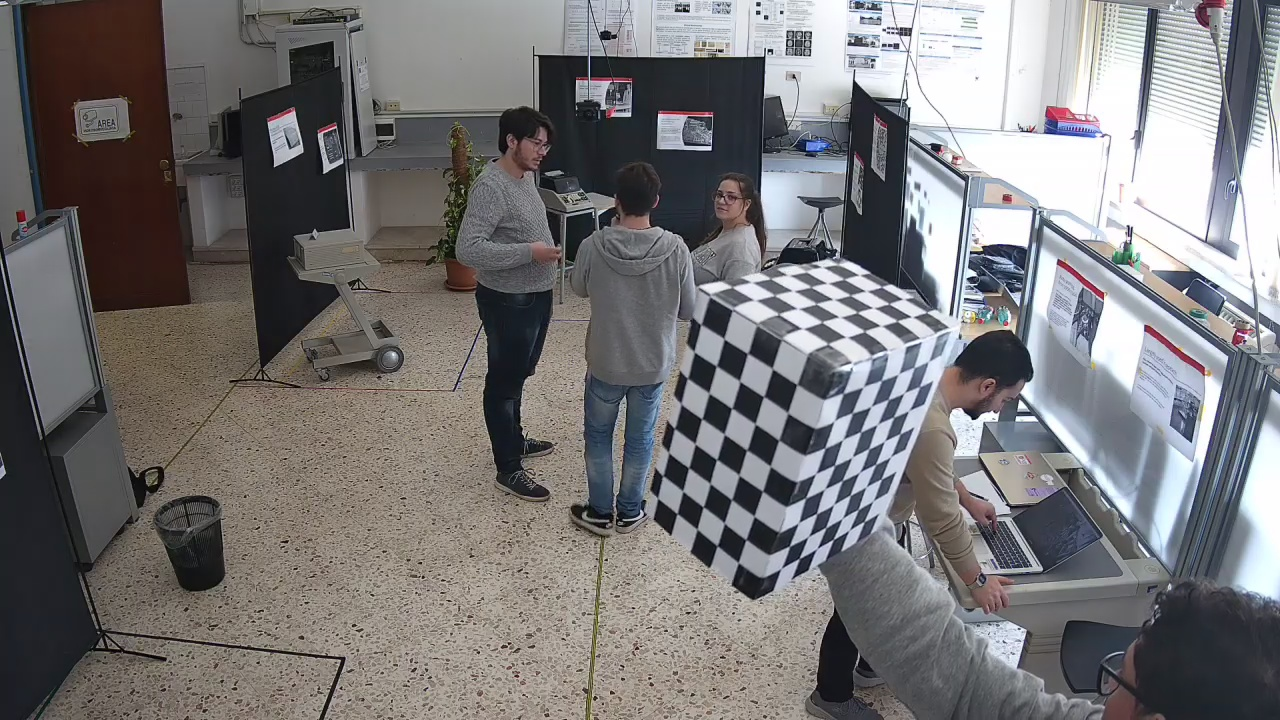
#> input picture dltcalib/imgs/cubotest.jpeg, 1280 x 720 px
$ jupyter execute calibDLT.ipynb
#> lines starting #> are read from the running program, lines starting #| are printed output that depends on the picture; long printed decimals are rounded
ASSIGNMENT 1: CAMERA CALIBRATION

Nel seguente notebook è stato implementato il codice necessario per la calibrazione di una camera tramite Direct Linear Transformation, ottenendo la matrice dei paramentri intrinseci(dipendenti da tipo e modello della camera, come lunghezza focale e aspect ratio dell'immagine), i parametri estrinseci(matrice di rotazione e vettore di traslazione che identificano la posa della camera nell'ambiente) e la matrice della camera P, necessaria per proiettare i punti tridimensionali del mondo in punti 2D nel piano immagine.
La matrice P verrà usata per proiettare sull'immagine del laboratorio tutti i punti appartenenti al pavimento(aventi coordinata Z=0); inoltre, al fine di misurare e quantificare la stima dei parametri ottenuti, verranno calcolati lo scarto quadratico medio e la deviazione standard della proiezione dei punti tramite la K-fold cross validation confrontando gli output dell'algoritmo implementato con quelli del metodo calibrateCamera contenuto nella libreria OpenCV2

Per l'implementazione del codice sono state utilizzate le slide del corso e le seguenti documentazioni:

numpy --> https://numpy.org/doc/1.24/reference/index.html#reference

scipy --> https://docs.scipy.org/doc/scipy/reference/index.html#scipy-api

opencv --> https://docs.opencv.org/4.x/index.html

Definiamo inizialmente la corrispondenza di ogni punto tra le sue coordinate 3D e quelle 2D.
Le coordinate 3D vengono prese rispetto al sistema di riferimento dell'immagine di calibrazione(il pattern a scacchiera nel nostro caso), mentre le coordinate 2D saranno i pixel corrispondenti.
Nello specifico la matrice objp conterrà le coordinate nello spazio(ogni riga identifica un punto con 3 coordinate), la matrice imgp conterrà le posizioni dei pixel(ogni riga identifica un pixel)

[cell 1]
import numpy as np
import scipy as sp
import cv2

'''
def define_Points()

Output
------
objp: Matrice 24X3 in cui ogni riga identifica un punto tramite le sue coordinate tridimensionali nel mondo
imgp: Matrice 24X2 in cui ogni riga identifica un punto tramite le coordinate del pixel corrispondente nel piano immagine

Tra objp e igmp c'è una corrispondenza 1 a 1, dove l'n-esima riga di objp e igmp identificano lo stesso punto in due sistemi di riferimento diversi
------
'''
def define_Points():
    nPunti = 24

    #Punti 3D
    objp = np.zeros((nPunti,3), np.float32)

    objp[1,:] =[7, 0, 0]
    objp[2,:] =[7, 0, 9]
    objp[3,:] =[0, 4, 5]
    objp[4,:] =[0, 3, 8]
    objp[5,:] =[4, 4, 9]

    #first face
    objp[1,:] =[7, 0, 0]
    objp[2,:] =[7, 0, 9]
    objp[3,:] =[0, 0, 7]
    objp[4,:] =[3, 0, 4]

    #second face
    objp[5,:] =[0, 5, 0]
    objp[6,:] =[0, 5, 7]
    objp[7,:] =[0, 0, 9]

    #top face
    objp[8,:] =[7, 5, 9]
    objp[9,:] =[4, 4, 9]

    #additional points
    objp[10,:] =[7, 0, 3]
    objp[11,:] =[0, 3, 7]
    objp[12,:] =[0, 5, 3]
    objp[13,:] =[7, 2, 9]

    objp[14,:] =[0, 5, 9]
    objp[15,:] =[1, 1, 9]
    objp[16,:] =[4, 3, 9]
    objp[17,:] =[5, 0, 5]
    objp[18,:] =[1, 0, 6]
    objp[19,:] =[4, 0, 8]
    objp[20,:] =[0, 2, 6]
    objp[21,:] =[0, 4, 1]
    objp[22,:] =[0, 4, 5]
    objp[23,:] =[0, 3, 8]

    #Punti 2D
    imgp = np.zeros((nPunti,2), np.float32)

    imgp[0,:] = [753, 599]
    imgp[1,:] = [870, 533]
    imgp[2,:] = [950, 329]
    imgp[3,:] = [702, 419]
    imgp[4,:] = [748, 353]
    imgp[5,:] = [811, 287]

    #first face
    imgp[0,:] = [753, 599]
    imgp[1,:] = [870, 533]
    imgp[2,:] = [950, 329]
    imgp[3,:] = [815, 429]
    imgp[4,:] = [842, 481]

    #second face
    imgp[5,:] = [654, 519]
    imgp[6,:] = [695, 352]
    imgp[7,:] = [833, 369]

    #top face
    imgp[8,:] = [838, 265]
    imgp[9,:] = [811, 287]

    #additional points
    imgp[10,:] = [895, 471]
    imgp[11,:] = [740, 381]
    imgp[12,:] = [669, 453]
    imgp[13,:] = [903, 299]

    imgp[14,:] = [710, 295]
    imgp[15,:] = [828, 344]
    imgp[16,:] = [834, 299]
    imgp[17,:] = [885, 441]
    imgp[18,:] = [825, 448]
    imgp[19,:] = [898, 374]
    imgp[20,:] = [755, 424]
    imgp[21,:] = [677, 514]
    imgp[22,:] = [702, 419]
    imgp[23,:] = [748, 353]

    return objp, imgp

Stampiamo i punti scelti sull'immagine

[cell 2]
def show_points(imgp):
    # Let's show the selected points
    img = cv2.imread("imgs/cubotest.jpeg")
    img_to_show = img.copy()
    for p in imgp:
        img_to_show = cv2.circle(img_to_show, p.astype(np.int32), 3, (255, 0, 0))

    cv2.imshow("img", img_to_show)
    cv2.waitKey(0)
    cv2.destroyAllWindows()

img = cv2.imread("imgs/cubotest.jpeg")
#> img is the input picture: shape (720, 1280, 3); mean B, G, R 119.1, 118.2, 120
objp, imgp = define_Points()
show_points(imgp)

Implementazione del metodo calibKRtp, che presi in input i punti 2D e 3D, restituisce le matrici dei parametri intrinseci ed estrinseci tramite la Direct Linear Transformation(DLT).

La calibrazione della camera tramite DLT viene effettuata con i seguenti passi:

1)Corrispondenza tra i punti 2D e 3D tramite matrice P:

Per ogni punto, la coppia di coordinate 2D-3D è legata dalla seguente equazione:

Possiamo scomporre questa equazione nel prodotto scalare tra un vettore di termini noti e un vettore di incognite, e ricomporre il sistema:


2)Calcolo della matrice P:

Dal sistema precedente, possiamo trovare il vettore p imponendo Ap=0 vincolando ||p||=1. Ciò equivale a imporre che p sia nell'intorno di raggio 1 di una ipersfera centrata in 0, ottenendo $A^TAp - \lambda p^Tp=0$.

Questo problema può essere risolto trovando gli autovalori di $A^TA$ tramite la decomposizione SVD, in particolare l'autovettore corrispondente all'autovalore minore sarà l'ultima colonna di $V^T$.

Una volta trovato l'autovettore lo trasformo in una matrice 3x4:

3)Applicazione della fattorizzazione RQ alla matrice P per trovare K=R e R=Q:

Posso vedere p come il seguente prodotto tra matrici:

In cui la matrice K è una triangolare superiore ed R è ortogonale; entrambe le matrici possono essere trovate tramite la fattorizzazione RQ(dove K=R ed R=Q)

4)Calcolo del vettore t:

Una volta ottenuta K, $t=K^{-1}*[p_{1,4},p_{2,4},p_{3,4}]^T$ dalla seguente uguaglianza:

Inoltre ai fini dell'assignment non si è tenuto conto di nessun tipo di distorsione radiale o tangenziale

[cell 3]
'''
def calibKRtp(imgp, objp)

Input
--------
imgp, objp: Matrici in cui ogni riga indica un punto rispettivamente con le sue coordinate nel piano imagine e nel mondo
--------

Output
--------
K: Matrice dei parametri intrinseci
R: Matrice di rotazione
t: Vettore di traslazione
p: Matrice camera
--------
'''

def calibKRtp(imgp, objp):

    A=np.zeros((2*imgp.shape[0], 12))

    #Creazione della matrice A, vista come il prodotto scalare tra il vettore dei termini noti(punti 2d e 3d) e il vettore delle incognite.
    #Ogni punto è rappresentato da 2 equazioni
    for i in range(imgp.shape[0]):
        xp, yp=imgp[i,:]
        X, Y, Z = objp[i,:]
        A[2*i,:]=[0,0,0,0,X,Y,Z,1,-yp*X,-yp*Y,-yp*Z,-yp]
        A[(2*i)+1,:]=[X,Y,Z,1,0,0,0,0,-xp*X,-xp*Y,-xp*Z,-xp]

    #Per risolvere il Constrained Least Square Problem si applica la SVD alla matrice A
    #Nello specifico l'autovettore associato all'autovalore minore sarà l'ultima colonna della trasposta della matrice v
    _, _, v = np.linalg.svd(A)
    praw=v[-1,:]/v[-1,-1]

    #Trasformazione del vettore p in matrice, si possono ottenere la sottomarice 3x3 e l'ultima colonna, necessari per calcolare i parametri intrinseci ed estrinseci,
    #tramite l'operazione di slicing sulla matrice p originaria
    idx=0
    p=np.reshape(praw,(3,4))
    #p=p/p[2,3]
    p13=p[:,:3]
    p4=p[:,-1]

    #Applicazione della fatorizzazione RQ alla sottomatrice 3x3 di p, con conseguente normalizzazione della matrice K in modo che K[3][3]=1
    #Il vettore t sarà ottenuto da K^1*p4.T
    K,R=sp.linalg.rq(p13)
    t=np.matmul(np.linalg.inv(K),p4.T)
    K=K/K[-1,-1]

    return K, R, t, p

K, R, t, p = calibKRtp(imgp, objp)
print("Matrice K(parametri intrinseci)")
print(K)
print()
print("Matrice R")
print(R)
print()
print("Vettore t")
print(t)

Per valutare la bontà della stima della matrice K ottenuta tramite l'implementazione della calibrazione DLT, verranno mostrate le differenze assolute tra la matrice K ottenuta dalla nostra implementazione e la K ottenuta tramite il metodo cv2.calibrateCamera rispettivamente con 6, 12 e 24 punti di calibrazione sull'immagine di test.
Come parametro di distorsione non viene passato nulla.

Di seguito il calcolo della matrice K tramite il metodo di OpenCV e a seguire le differenze assolute:

[cell 4]
#Fornisco una stima di K al metodo calibrateCamera
Kcv = np.zeros((3,3))
Kcv[0,0]=500
Kcv[1,1]=500
Kcv[2,2]=1
Kcv[0,2]=img.shape[0]/2
Kcv[1,2]=img.shape[1]/2

_, Kcv, _, _, _ = cv2.calibrateCamera([objp], [imgp], img.shape[0:2], Kcv, None, flags=cv2.CALIB_USE_INTRINSIC_GUESS|cv2.CALIB_FIX_S1_S2_S3_S4| cv2.CALIB_ZERO_TANGENT_DIST| cv2.CALIB_FIX_K2 | cv2.CALIB_FIX_K3 )

print(np.abs(K-Kcv))
#| [[ 83.982    4.579 365.211]
#|  [  0.          80.211 164.184]
#|  [  0.           0.           0.        ]]

Vengono definite le funzioni projection e draw_cube_points, che sfruttano il metodo di OpenCV2 projectPoints per ottenere i corrispettivi punti nel piano immagine a partire dalle coordinate nel mondo e dai parametri intrinseci ed estrinseci

[cell 5]
'''
def projection(objp, R, t, K)

Input
-------
objp: Matrice in cui ogni riga contine le coordinate nel mondo di un punto
R: Matrice di rotazione
t: Vettore di traslazione
K: Matrice dei parametri intrinseci
-------

Output
-------
imgpoints: Matrice che contiene le coordinate dei punti nel piano immagine
-------
'''

def projection(objp, R, t, K):
    imgpoints, _ = cv2.projectPoints(objp, R, t, K, np.zeros(5))
    imgpoints = np.squeeze(imgpoints)
    return imgpoints


'''
def draw_cube_points(K_, R_, t_)

Input
-------
K: Matrice dei parametri intrinseci
R: Matrice di rotazione
t: Vettore di traslazione
-------

'''
def draw_cube_points(K_, R_, t_):
    #Creazione di una griglia che rappresenta tutti i punti apartenenti al pattern a scacchiera
    points = []
    for x in range(8):
        for z in range(9):
            points.append([x, 0, z])

    for y in range(6):
        for z in range(10):
            points.append([0, y, z])

    for x in range(8):
        for y in range(6):
            points.append([x, y, 9])

    points = np.asarray(points).astype(np.float32)
    projected_points = projection(points, R_, t_, K_).astype(np.int32)
#> projected_points = 180 pairs, first value 653 to 954, second value 264 to 600
    img=cv2.imread("imgs/cubotest.jpeg")
    img_to_show_res = img.copy()

    #Stampa dei punti sull'immagine
    for p in projected_points:
        img_to_show_res = cv2.circle(img_to_show_res, p, 3, (255, 0, 0) )
#> this loop made 180 passes
#> p on passes 1 to 3: [754, 600], [762, 578], [770, 556]
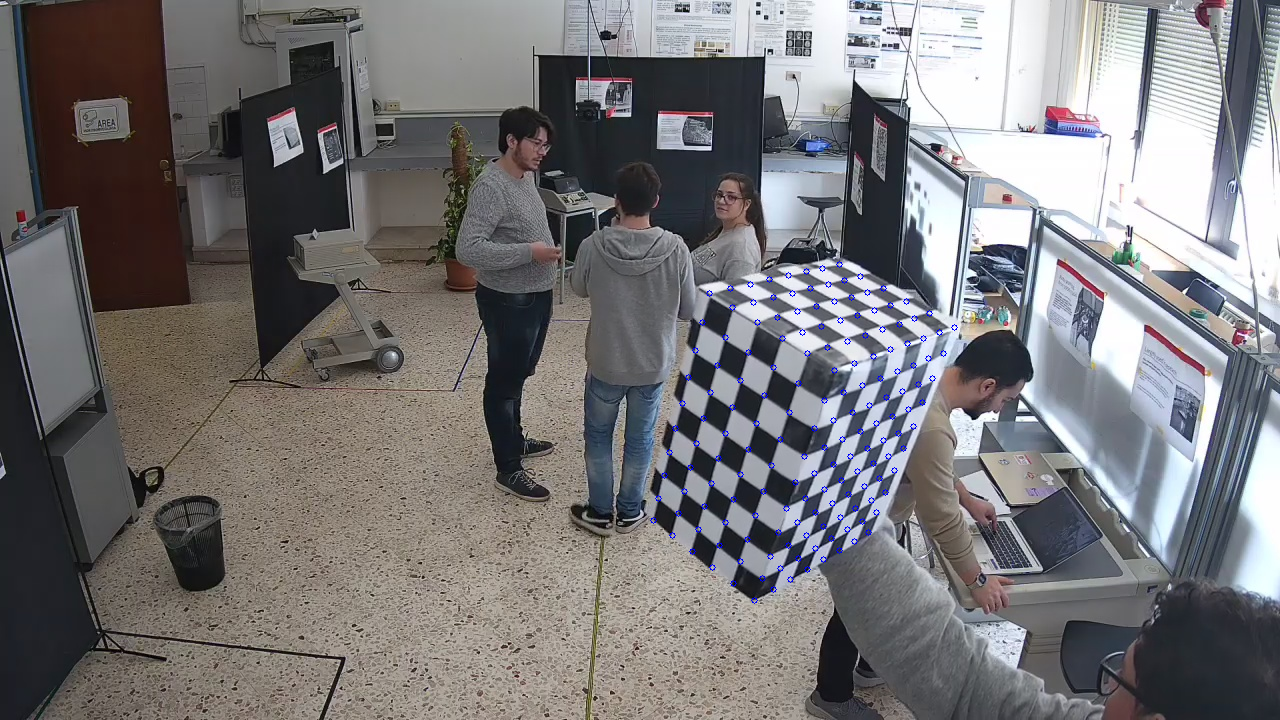
#> img_to_show_res: shape (720, 1280, 3); mean B, G, R 119.4, 117.8, 119.6

    cv2.imshow("result", img_to_show_res)
    cv2.waitKey(0)
    cv2.destroyAllWindows()

imgpoints = projection(objp, R, t, K)

#MSE tra i punti misurati e quelli ottenuti tramite il metodo projection
mean_error = (cv2.norm(imgp, imgpoints, normType=cv2.NORM_L2)**2)/len(imgpoints)
print( "total error: {}".format(mean_error) )

draw_cube_points(K, R, t)

Creazione dei due array che conterranno i punti presi nel sistema dell'immagine di riferimento e la loro corrispondenza in pixel

[cell 6]
'''
def createWorldPoints()

Output
------
objp: Matrice 24X3 in cui ogni riga identifica un punto tramite le sue coordinate tridimensionali nel mondo
imgp: Matrice 24X2 in cui ogni riga identifica un punto tramite le coordinate del pixel corrispondente nel piano immagine
------
'''

def createWorldPoints():
    #n_corners = 13
    n_corners = 12

    #3D points
    objp = np.zeros((n_corners,3), np.float32)

    #objp contiene i punti presi nel sistema di riferimento del laboratorio
    #Punti a terra
    objp[1,:] = [0, 265, 0]
    objp[2,:] = [-94, 115, 0]
    objp[3,:] = [65, 60, 0]
    objp[4,:] = [0, 238, 0]
    objp[5,:] = [140, -72, 0]
    objp[6,:] = [-96, -132, 0]

    #Punti nello spazio
    objp[7, :] = [-135, 145, 70]
    objp[8, :] = [0, 320, 66]
    objp[9,:] = [65, 65, 80]
    objp[10,:] = [-43, 348, 128]
    objp[11,:] = [0, 348, 128]

    #2D points
    imgp = np.zeros((n_corners,2), np.float32)

    #imgp contiene le coordinate dei pixel dei punti
    imgp[0,:] = [604, 495]
    imgp[1,:] = [624, 306]
    imgp[2,:] = [453, 390]
    imgp[3,:] = [729, 438]
    imgp[4,:] = [622, 321]
    imgp[5,:] = [839, 584]
    imgp[6,:] = [345, 658]

    #Punti nello spazio
    imgp[7,:] = [381, 264]
    imgp[8,:] = [626, 202]
    imgp[9,:] = [737, 297]
    imgp[10,:] = [575, 116]
    imgp[11,:] = [630, 116]

    return objp, imgp

objS, imgS=createWorldPoints()

Calcolo della Camera Matrix p e stampa dei punti di calibrazione presi sull'immagine del laboratorio

[cell 7]
KS, RS, tS, pS = calibKRtp(imgS, objS)
print("Camera matrix p:")
print(pS)
img2 = cv2.imread("imgs/stanzavuota.jpeg")
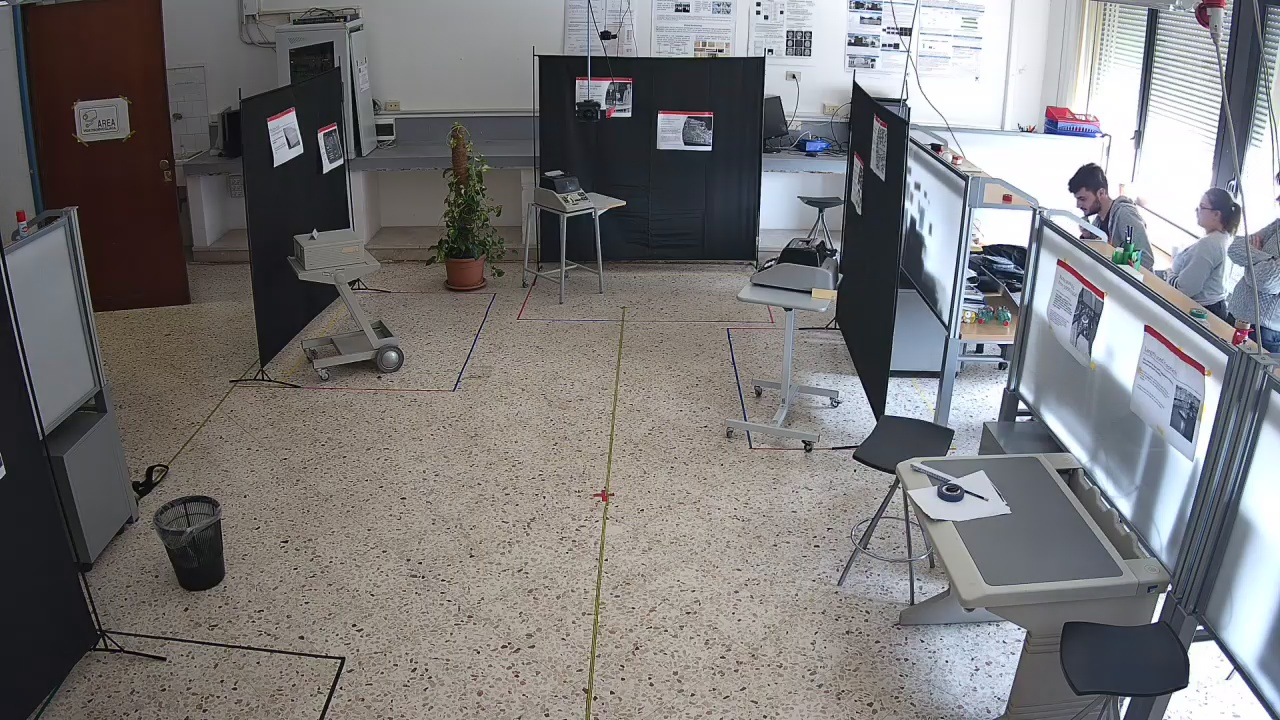
#> input picture dltcalib/imgs/stanzavuota.jpeg, 1280 x 720 px
#> img2 is the input picture: shape (720, 1280, 3); mean B, G, R 121.3, 120.6, 122
img_to_show = img2.copy()
for p in imgS:
    img_to_show = cv2.circle(img_to_show, p.astype(np.int32), 3, (255, 0, 0) )
#> (the rest of the program and of its run is left out)
